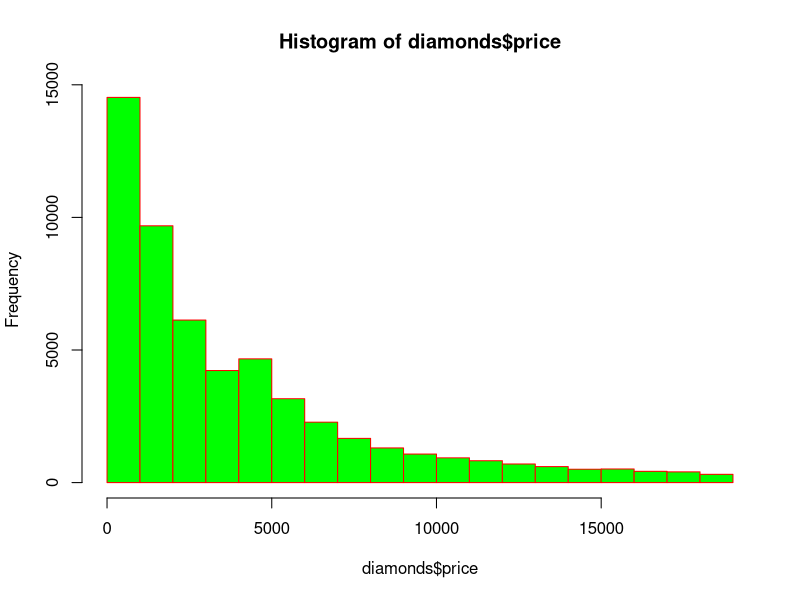
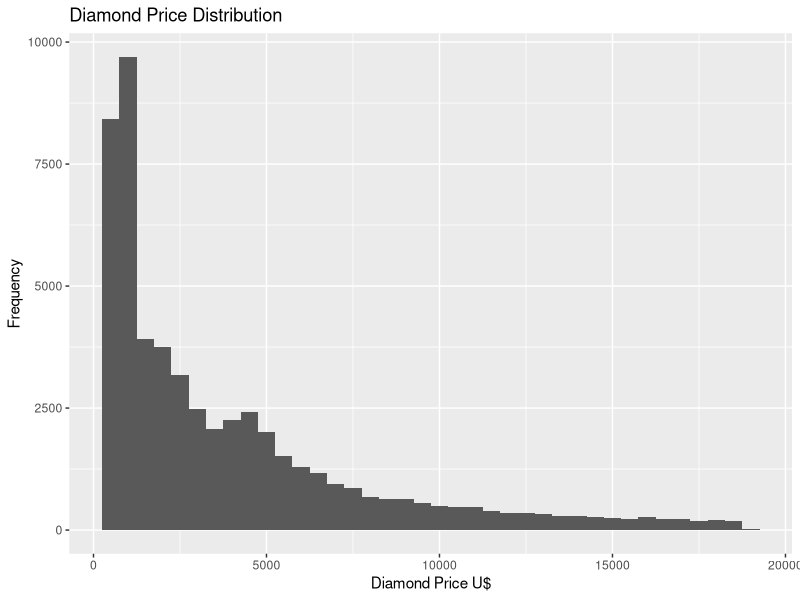
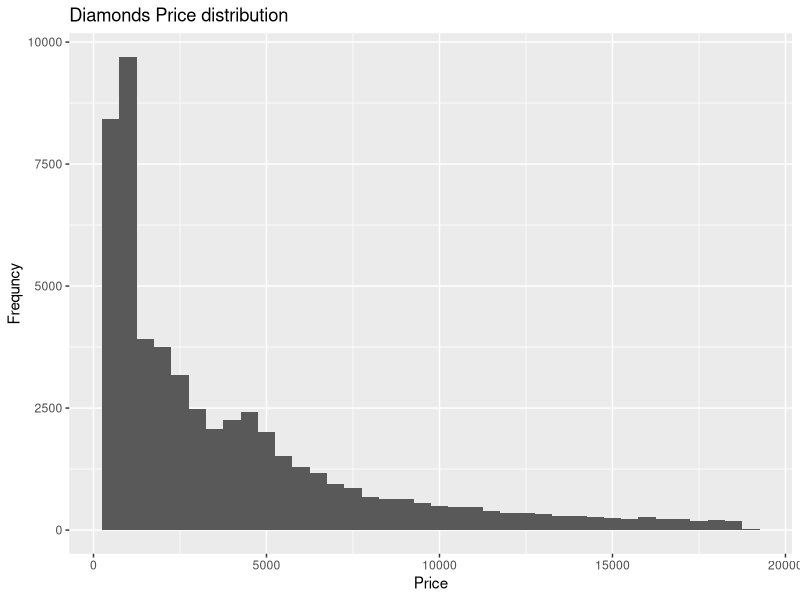
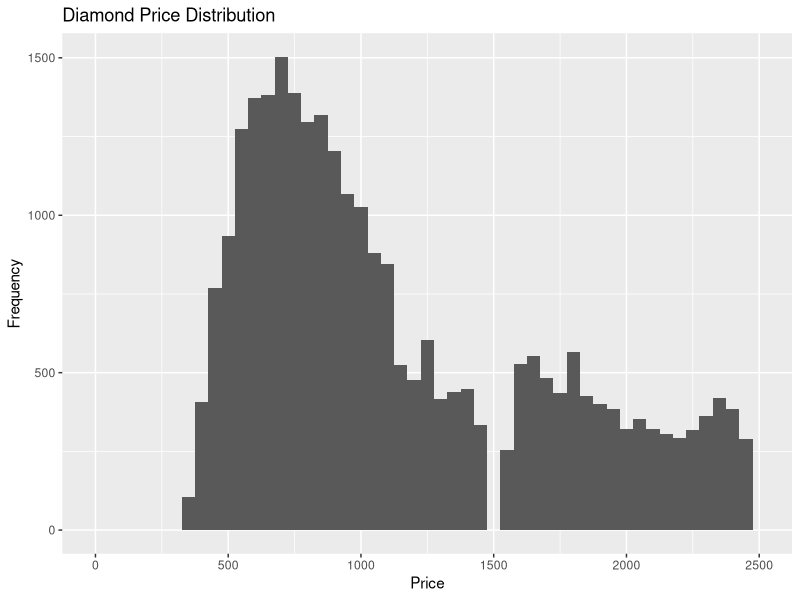
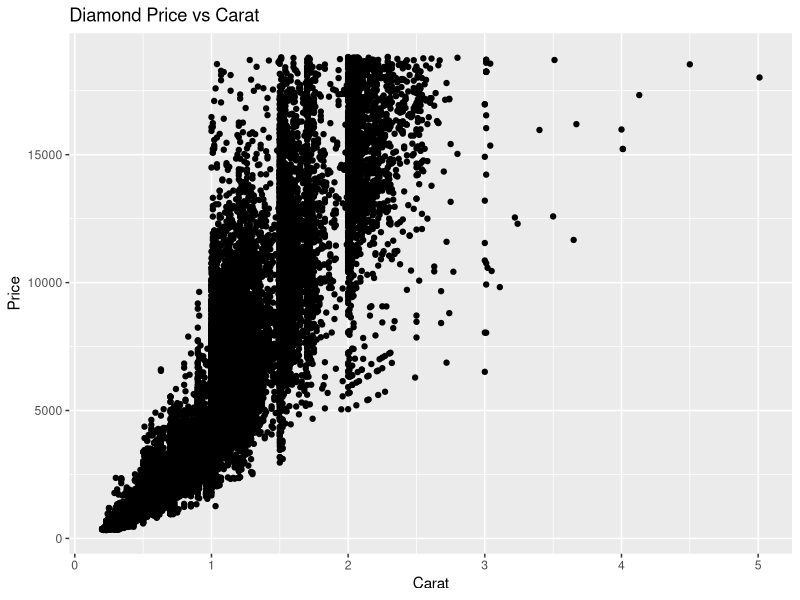
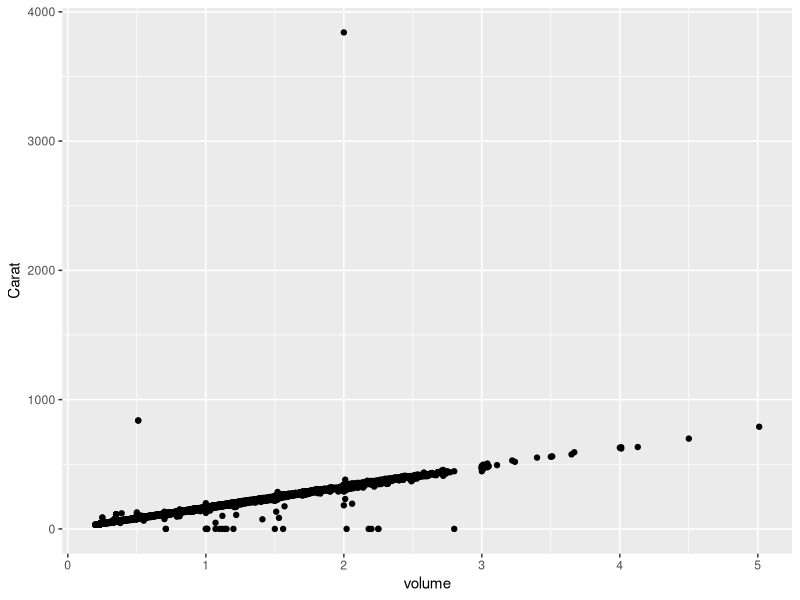
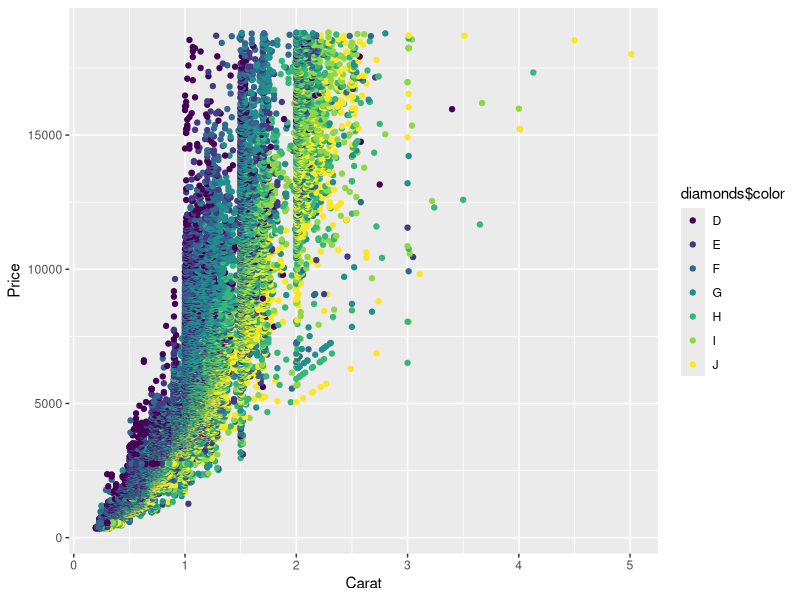
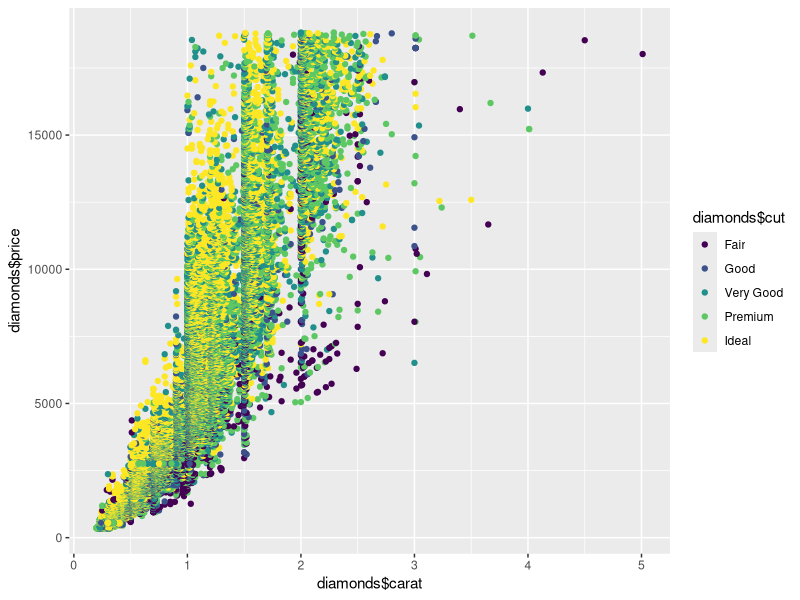

Source code (R) for these figures, in order: (Note: this script raises an error after producing the figures.)
install.packages("ggplot2")
library(ggplot2)
#library(maps)
#detach("package:maps", unload = TRUE)
update.packages()
#detach("package:ggplot2", unload = TRUE) # remove the packages
head(diamonds)
#tail(diamonds)
#qplot(diamonds$carat, diamonds$price, diamonds, color=diamonds$clarity)
hist(diamonds$price,col = "green", border = "red")

#Exercise 1: What you can tell about the price distributions (i.e. frequencies) 
#for the Diamond data frame? Use ggplot2 histogram to show your answer.
#From the histogram what you can tell about the price range most people prefer to buy? 
ggplot(diamonds) + geom_histogram(binwidth=500, aes(x=price))+
  xlab("Diamond Price U$") + ylab("Frequency")+  ggtitle("Diamond Price Distribution")

#it is always best to put aes() into the ggplot(), which is the original call
ggplot(diamonds, aes(x=price)) + geom_histogram(binwidth= 500) + 
  xlab("Price") + ylab("Frequncy") + ggtitle("Diamonds Price distribution")                            


#Exercise 2: Answer the following question by adding R 
  #statements that prints the answers for these questions:
  #1.mean of the prices
  price.mean<- mean(diamonds$price,trim = 0 ,na.rm= TRUE)
  print(price.mean)
  #2.how many diamonds with price<= $500
  sum(diamonds$price <= 500)
  #3.price>= $10000
  sum(diamonds$price >= 10000)

#Exercise 3:  Plot a histogram of the prices distribution for 
  #prices up to $2500. Design your histogram to show values for 
  #each $500 increment. Can you tell now which bin has the highest value?  
ggplot(diamonds,aes(x=price)) + geom_histogram(binwidth = 50) + 
ggtitle("Diamond Price Distribution")+ 
xlab("Price") + ylab("Frequency") + xlim(0,2500)


#Exercise 4: Use scatter graph to show the relation between the carat and price. 
qplot(diamonds$carat, diamonds$price, xlab = "Carat", ylab = "Price") + 
  ggtitle("Diamond Price vs Carat")


#Exercise 5: Use Scatter graph to show the relation between the carat 
  #and the volume of the diamond (i.e. multiplications of the three dimensions x*y*z). 
qplot(diamonds$carat, diamonds$x*diamonds$y*diamonds$z, ylab = "Carat", xlab = "volume")


#Exercise 6: Use Scatter graph to show the distribution 
  #of prices vs carat according to the color type of the diamond.
qplot(diamonds$carat, diamonds$price,color = diamonds$color)+ xlab("Carat") + ylab("Price")


#Exercise 7: Use Scatter graph to show the distribution 
  #of prices vs carat according to the cut type of the diamond.
qplot(diamonds$carat, diamonds$price,color = diamonds$cut)
+  xlab("Carat") + ylab("Price")


#Exercise 8: Using the scatter graph of price vs carat, 
  #plot a smooth curve that can fits the trend of the data.
ggplot(diamonds, aes(x= log10(carat),y= log10(price))) +
  geom_point()+ ggtitle("Diamond Price vs Carat")+ 
  xlab("Carat") + ylab("Price") + stat_smooth(se=FALSE)

ggplot(diamonds, aes(x=carat,y=price)) + geom_bin2d(aes(color=factor(color))) + stat_smooth(se=FALSE)


#Exercise 9: Using the scatter graph of price vs carat with respect to the diamond color 
  #and find a smooth line that fits such scattered data. 
ggplot(diamonds, aes(x= diamonds$carat,y= diamonds$price))+
geom_point(aes(color=factor(diamonds$color))) + 
ggtitle("Diamond Price vs Carat due to the colors")+ 
xlab("Carat") + ylab("Price") + stat_smooth(se=FALSE)



browseURL("http://cran.r-project.org//web/views/")





